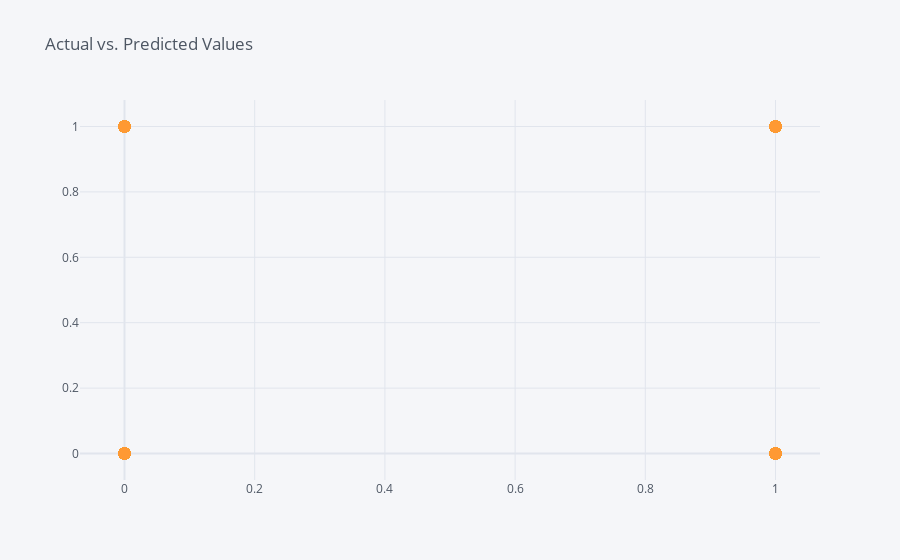

Notebook source saved alongside this figure:
### Code cell
# Scatter plot of Actual vs. Predicted values using Cufflinks
df1.iplot(kind='scatter', x='Actual', y='Predicted', mode='markers', title='Actual vs. Predicted Values')

### Figure 1 — Plotly figure (JSON) as saved in the notebook; plotly's stock layout.template omitted (floating-point values rounded to 4 significant figures; data arrays with more than 128 entries replaced by an {"elided": "..."} marker saying what was removed)
{"data": [{"line": {"color": "rgba(255, 153, 51, 1.0)", "dash": "solid", "shape": "linear", "width": 1.3}, "marker": {"size": 12, "symbol": "circle"}, "mode": "markers", "name": "Predicted", "text": "", "type": "scatter", "x": {"elided": "1409 int values"}, "y": {"elided": "1409 int values"}}], "layout": {"legend": {"bgcolor": "#F5F6F9", "font": {"color": "#4D5663"}}, "paper_bgcolor": "#F5F6F9", "plot_bgcolor": "#F5F6F9", "title": {"font": {"color": "#4D5663"}, "text": "Actual vs. Predicted Values"}, "xaxis": {"gridcolor": "#E1E5ED", "showgrid": true, "tickfont": {"color": "#4D5663"}, "title": {"font": {"color": "#4D5663"}, "text": ""}, "zerolinecolor": "#E1E5ED"}, "yaxis": {"gridcolor": "#E1E5ED", "showgrid": true, "tickfont": {"color": "#4D5663"}, "title": {"font": {"color": "#4D5663"}, "text": ""}, "zerolinecolor": "#E1E5ED"}}}
